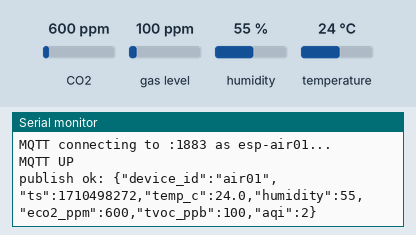
Recording of a sketch running on a simulated ESP8266 (NodeMCU). On the bench: the last lines printed to the serial monitor. The test bench sets the inputs (shaded band); at power-on: CO2 600 ppm, gas level 100 ppm, humidity 55 %, temperature 24 °C. WiFi joins after 1.5 s; servers stay silent unless stated; the local clock reads 2024-03-15 10:24:30 at power-on unless the sketch sets it; no MQTT or app messages arrive unless stated; not simulated (calls return 0 or success): secrets.h.

Above: at 3.3 s.
3.4 s: CO2 set to 452 ppm
At 5.0 s:
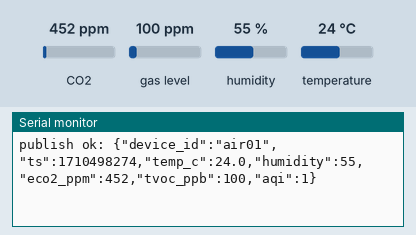
6.1 s: gas level set to 20 ppm
At 6.6 s:
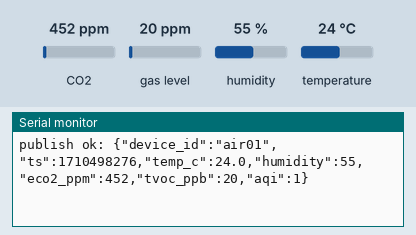
8.8 s: humidity set to 22 %
At 10.8 s:
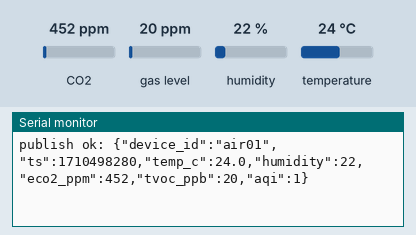
11.5 s: temperature set to 12 °C
At 13.5 s:
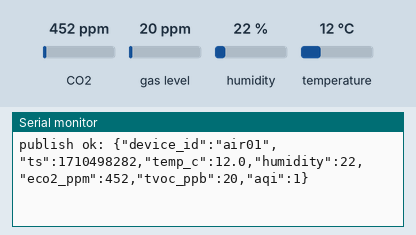

The sketch:

ens160_aht21_nodemcu.ino
```cpp
#include <Wire.h>
#include <Adafruit_AHTX0.h>
#include <ScioSense_ENS160.h>
#include <ESP8266WiFi.h>
#include <PubSubClient.h>
#include <time.h>

// WIFI_SSID, WIFI_PASS, MQTT_HOST. See firmware/secrets.h.example.
#include "secrets.h"

// ---- I2C (ESP8266 defaults: SDA=GPIO4/D2, SCL=GPIO5/D1) ----
#define I2C_SDA        4
#define I2C_SCL        5

// ---- Sensor read cadence ----
#define READ_INTERVAL  2000

// ---- Static IPv4 (default DHCP can't reach your LAN's subnet) ----
// Comment out USE_STATIC_IP to fall back to DHCP.
#define USE_STATIC_IP
IPAddress STATIC_IP   (10, 0, 0, 64);   // unused address on your LAN
IPAddress STATIC_GW   (10, 0, 0,   1);
IPAddress STATIC_MASK (255, 255, 255, 0);
IPAddress STATIC_DNS  (10, 0, 0,   1);

// ---- MQTT ----
#define MQTT_PORT      1883
#define DEVICE_ID      "air01"
#define MQTT_TOPIC     "sensors/lab/" DEVICE_ID "/telemetry"
#define MQTT_CLIENT_ID "esp-" DEVICE_ID

Adafruit_AHTX0 aht;
ScioSense_ENS160 ens160(ENS160_I2CADDR_1);   // 0x53
WiFiClient wifiClient;
PubSubClient mqttClient(wifiClient);

unsigned long lastRead = 0;
bool ntpSynced = false;
bool ahtOk = false;
bool ensOk = false;

const char* wifiStatusStr(wl_status_t s) {
  switch (s) {
    case WL_IDLE_STATUS:     return "IDLE";
    case WL_NO_SSID_AVAIL:   return "NO_SSID_AVAIL";
    case WL_SCAN_COMPLETED:  return "SCAN_COMPLETED";
    case WL_CONNECTED:       return "CONNECTED";
    case WL_CONNECT_FAILED:  return "CONNECT_FAILED (bad password?)";
    case WL_CONNECTION_LOST: return "CONNECTION_LOST";
    case WL_DISCONNECTED:    return "DISCONNECTED";
    default:                 return "UNKNOWN";
  }
}

void connectWifi() {
  if (WiFi.status() == WL_CONNECTED) return;
  WiFi.mode(WIFI_STA);
#ifdef USE_STATIC_IP
  // Must be called BEFORE WiFi.begin() so DHCP is skipped.
  Serial.printf("WiFi static: ip=%s gw=%s mask=%s dns=%s\n",
    STATIC_IP.toString().c_str(),
    STATIC_GW.toString().c_str(),
    STATIC_MASK.toString().c_str(),
    STATIC_DNS.toString().c_str());
  if (!WiFi.config(STATIC_IP, STATIC_GW, STATIC_MASK, STATIC_DNS)) {
    Serial.println(F("WiFi.config FAILED"));
  }
#else
  Serial.println(F("WiFi: DHCP mode"));
#endif
  Serial.printf("WiFi connecting to '%s'...\n", WIFI_SSID);
  WiFi.begin(WIFI_SSID, WIFI_PASS);
  unsigned long start = millis();
  while (WiFi.status() != WL_CONNECTED && millis() - start < 15000) {
    delay(500);
    Serial.print(".");
  }
  Serial.println();
  if (WiFi.status() == WL_CONNECTED) {
    Serial.printf("WiFi UP: ip=%s rssi=%ddBm gw=%s dns=%s\n",
      WiFi.localIP().toString().c_str(),
      WiFi.RSSI(),
      WiFi.gatewayIP().toString().c_str(),
      WiFi.dnsIP().toString().c_str());
  } else {
    Serial.printf("WiFi FAILED: status=%s\n",
      wifiStatusStr(WiFi.status()));
  }
}

void waitForNtp(unsigned long timeoutMs) {
  Serial.print(F("NTP syncing"));
  unsigned long start = millis();
  while (time(nullptr) < 1700000000UL && millis() - start < timeoutMs) {
    delay(500);
    Serial.print(".");
  }
  Serial.println();
  time_t now = time(nullptr);
  if (now >= 1700000000UL) {
    ntpSynced = true;
    Serial.printf("NTP UP: unix=%lu  (utc=%s)\n",
      (unsigned long)now, asctime(gmtime(&now)));
  } else {
    Serial.printf("NTP not yet synced after %lums (will keep retrying in loop)\n",
      timeoutMs);
  }
}

void connectMqtt() {
  if (mqttClient.connected()) return;
  if (WiFi.status() != WL_CONNECTED) return;
  mqttClient.setServer(MQTT_HOST, MQTT_PORT);
  Serial.printf("MQTT connecting to %s:%d as %s...\n",
    MQTT_HOST, MQTT_PORT, MQTT_CLIENT_ID);
  if (mqttClient.connect(MQTT_CLIENT_ID)) {
    Serial.println(F("MQTT UP"));
  } else {
    Serial.printf("MQTT FAILED, state=%d\n", mqttClient.state());
  }
}

void setup() {
  Serial.begin(115200);
  delay(100);
  Serial.println();
  Serial.printf("Boot: %s on NodeMCU ESP-12F (ENS160+AHT21, no display)\n", DEVICE_ID);

  Wire.begin(I2C_SDA, I2C_SCL);

  ahtOk = aht.begin();
  Serial.printf("AHT21: %s\n", ahtOk ? "OK" : "FAILED");

  ensOk = ens160.begin();
  if (ensOk) {
    ens160.setMode(ENS160_OPMODE_STD);
    Serial.printf("ENS160: OK (rev %d.%d.%d)\n",
      ens160.getMajorRev(), ens160.getMinorRev(), ens160.getBuild());
  } else {
    Serial.println(F("ENS160: FAILED"));
  }

  connectWifi();
  if (WiFi.status() == WL_CONNECTED) {
    configTime(0, 0, "pool.ntp.org", "time.google.com");
    waitForNtp(15000);
  } else {
    Serial.println(F("Skipping NTP: WiFi not connected"));
  }
  connectMqtt();
  delay(500);
}

void loop() {
  if (millis() - lastRead < READ_INTERVAL) {
    mqttClient.loop();
    return;
  }
  lastRead = millis();

  connectWifi();
  connectMqtt();
  mqttClient.loop();

  float t = NAN, h = NAN;
  if (ahtOk) {
    sensors_event_t humEvent, tempEvent;
    if (aht.getEvent(&humEvent, &tempEvent)) {
      t = tempEvent.temperature;
      h = humEvent.relative_humidity;
    }
  }

  int eco2 = -1, tvoc = -1, aqi = -1;
  if (ensOk) {
    if (!isnan(t) && !isnan(h)) {
      ens160.set_envdata(t, h);
    }
    ens160.measure(true);
    ens160.measureRaw(true);
    eco2 = ens160.geteCO2();
    tvoc = ens160.getTVOC();
    aqi  = ens160.getAQI();
  }

  if (isnan(t) && eco2 < 0) {
    Serial.println(F("All sensors failed (check I2C wiring D1/D2)"));
    return;
  }

  time_t now = time(nullptr);
  if (now < 1700000000UL) {
    Serial.printf("NTP not synced (time=%lu) | WiFi=%s ip=%s rssi=%ddBm\n",
      (unsigned long)now,
      wifiStatusStr(WiFi.status()),
      WiFi.localIP().toString().c_str(),
      WiFi.RSSI());
    return;
  }
  if (!ntpSynced) {
    ntpSynced = true;
    Serial.printf("NTP just synced: unix=%lu\n", (unsigned long)now);
  }

  // Build payload — omit fields whose reads failed.
  char payload[200];
  int n = snprintf(payload, sizeof(payload),
    "{\"device_id\":\"%s\",\"ts\":%lu",
    DEVICE_ID, (unsigned long)now);
  if (!isnan(t)) {
    n += snprintf(payload + n, sizeof(payload) - n,
      ",\"temp_c\":%.1f,\"humidity\":%.0f", t, h);
  }
  if (eco2 >= 0) {
    n += snprintf(payload + n, sizeof(payload) - n,
      ",\"eco2_ppm\":%d,\"tvoc_ppb\":%d,\"aqi\":%d",
      eco2, tvoc, aqi);
  }
  snprintf(payload + n, sizeof(payload) - n, "}");

  if (mqttClient.connected()) {
    bool ok = mqttClient.publish(MQTT_TOPIC, payload);
    Serial.printf("publish %s: %s\n", ok ? "ok" : "FAIL", payload);
  } else {
    Serial.printf("mqtt down, dropping: %s\n", payload);
  }
}
```

Measured:
- after the input at 3.4 s, the serial monitor: prints a new line after 0.86 s (image 1)
- after the input at 6.1 s, the serial monitor: prints a new line after 0.16 s (image 2)
- after the input at 8.8 s, the serial monitor: prints a new line after 1.5 s (image 3)
- after the input at 11.5 s, the serial monitor: prints a new line after 0.76 s (image 4)
